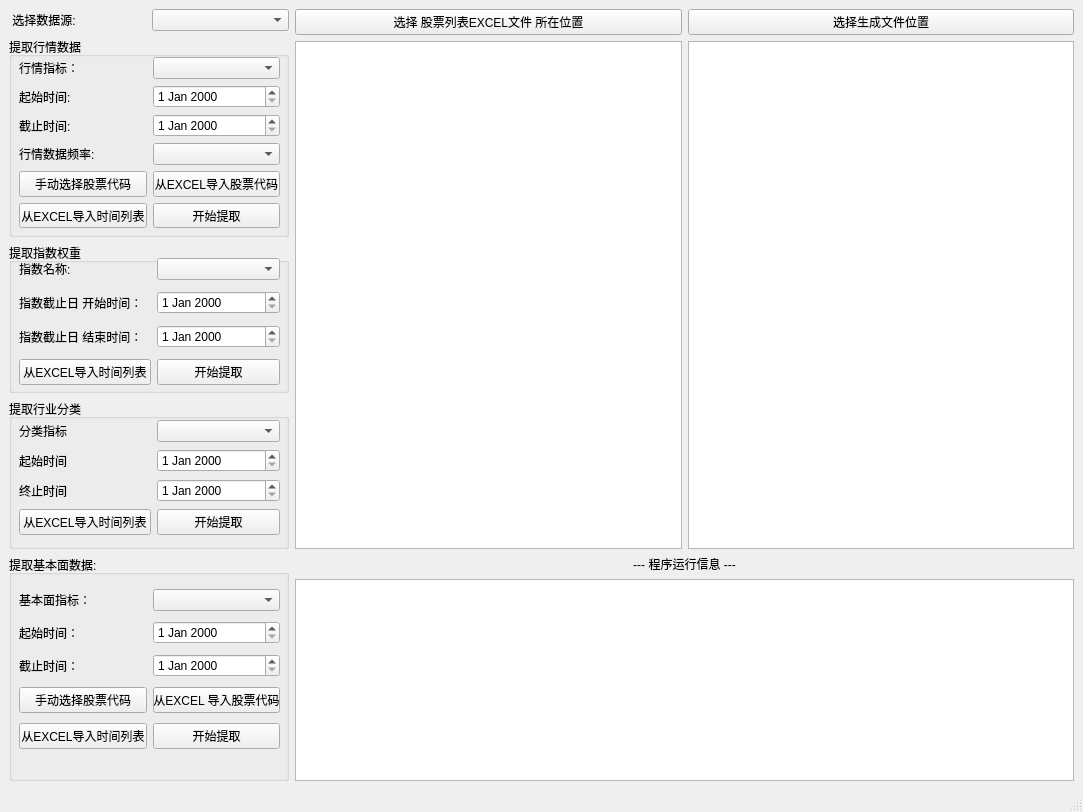
<?xml version="1.0" encoding="UTF-8"?>
<ui version="4.0">
 <class>ExtractDataForm</class>
 <widget class="QMainWindow" name="ExtractDataForm">
  <property name="geometry">
   <rect>
    <x>0</x>
    <y>0</y>
    <width>1083</width>
    <height>812</height>
   </rect>
  </property>
  <property name="windowTitle">
   <string>MainWindow</string>
  </property>
  <widget class="QWidget" name="centralwidget">
   <layout class="QGridLayout" name="gridLayout_6">
    <item row="0" column="0">
     <layout class="QHBoxLayout" name="horizontalLayout_5">
      <item>
       <widget class="QLabel" name="label_6">
        <property name="text">
         <string> 选择数据源: </string>
        </property>
       </widget>
      </item>
      <item>
       <widget class="QComboBox" name="chooseDataSource_comboBox"/>
      </item>
     </layout>
    </item>
    <item row="4" column="1">
     <layout class="QVBoxLayout" name="verticalLayout">
      <item>
       <widget class="QLabel" name="label_5">
        <property name="text">
         <string>--- 程序运行信息 ---</string>
        </property>
        <property name="alignment">
         <set>Qt::AlignCenter</set>
        </property>
       </widget>
      </item>
      <item>
       <widget class="QTableView" name="programInfo_Table"/>
      </item>
     </layout>
    </item>
    <item row="0" column="1" rowspan="4">
     <layout class="QGridLayout" name="gridLayout_2">
      <item row="0" column="1">
       <widget class="QPushButton" name="chooseDesFileDir_pushButton">
        <property name="text">
         <string>选择生成文件位置</string>
        </property>
       </widget>
      </item>
      <item row="0" column="0">
       <widget class="QPushButton" name="chooseOriFileDir_pushButton">
        <property name="text">
         <string>选择 股票列表EXCEL文件 所在位置</string>
        </property>
       </widget>
      </item>
      <item row="1" column="1">
       <widget class="QTableView" name="desFile_tableView"/>
      </item>
      <item row="1" column="0">
       <widget class="QTableView" name="oriFile_tableView"/>
      </item>
     </layout>
    </item>
    <item row="3" column="0">
     <widget class="QGroupBox" name="groupBox_3">
      <property name="minimumSize">
       <size>
        <width>250</width>
        <height>150</height>
       </size>
      </property>
      <property name="title">
       <string>提取行业分类</string>
      </property>
      <widget class="QWidget" name="">
       <property name="geometry">
        <rect>
         <x>10</x>
         <y>20</y>
         <width>261</width>
         <height>121</height>
        </rect>
       </property>
       <layout class="QGridLayout" name="gridLayout_4">
        <item row="0" column="0">
         <widget class="QLabel" name="label_10">
          <property name="text">
           <string>分类指标</string>
          </property>
         </widget>
        </item>
        <item row="1" column="0">
         <widget class="QLabel" name="label_11">
          <property name="text">
           <string>起始时间</string>
          </property>
         </widget>
        </item>
        <item row="2" column="0">
         <widget class="QLabel" name="label_12">
          <property name="text">
           <string>终止时间</string>
          </property>
         </widget>
        </item>
        <item row="3" column="2">
         <widget class="QPushButton" name="extractIndustryData_pushButton">
          <property name="text">
           <string>开始提取</string>
          </property>
         </widget>
        </item>
        <item row="0" column="2">
         <widget class="QComboBox" name="industry_comboBox"/>
        </item>
        <item row="1" column="2">
         <widget class="QDateEdit" name="industryStartDate_dateEdit"/>
        </item>
        <item row="2" column="2">
         <widget class="QDateEdit" name="industryEndDate_dateEdit"/>
        </item>
        <item row="3" column="0">
         <widget class="QPushButton" name="extractIndustryTimeList_pushButton">
          <property name="text">
           <string>从EXCEL导入时间列表</string>
          </property>
         </widget>
        </item>
       </layout>
      </widget>
      <zorder>layoutWidget</zorder>
      <zorder>layoutWidget</zorder>
      <zorder>layoutWidget</zorder>
      <zorder>layoutWidget</zorder>
      <zorder>groupBox_2</zorder>
     </widget>
    </item>
    <item row="2" column="0">
     <widget class="QGroupBox" name="groupBox_2">
      <property name="minimumSize">
       <size>
        <width>250</width>
        <height>150</height>
       </size>
      </property>
      <property name="title">
       <string>提取指数权重</string>
      </property>
      <widget class="QWidget" name="">
       <property name="geometry">
        <rect>
         <x>10</x>
         <y>10</y>
         <width>261</width>
         <height>141</height>
        </rect>
       </property>
       <layout class="QGridLayout" name="gridLayout_3">
        <item row="1" column="0">
         <widget class="QLabel" name="label_8">
          <property name="text">
           <string>指数截止日 开始时间：</string>
          </property>
         </widget>
        </item>
        <item row="2" column="0">
         <widget class="QLabel" name="label_9">
          <property name="text">
           <string>指数截止日 结束时间：</string>
          </property>
         </widget>
        </item>
        <item row="3" column="0">
         <widget class="QPushButton" name="extractWeightTimeList_pushButton">
          <property name="text">
           <string>从EXCEL导入时间列表</string>
          </property>
         </widget>
        </item>
        <item row="3" column="1" colspan="2">
         <widget class="QPushButton" name="extractWeightData_pushButton">
          <property name="text">
           <string>开始提取</string>
          </property>
         </widget>
        </item>
        <item row="1" column="1" colspan="2">
         <widget class="QDateEdit" name="indexStartDate_dateEdit"/>
        </item>
        <item row="2" column="1" colspan="2">
         <widget class="QDateEdit" name="indexEndDate_dateEdit"/>
        </item>
        <item row="0" column="0">
         <widget class="QLabel" name="label_7">
          <property name="text">
           <string>指数名称: </string>
          </property>
         </widget>
        </item>
        <item row="0" column="1" colspan="2">
         <widget class="QComboBox" name="indexCode_comboBox"/>
        </item>
       </layout>
      </widget>
     </widget>
    </item>
    <item row="1" column="0">
     <widget class="QGroupBox" name="groupBox">
      <property name="minimumSize">
       <size>
        <width>280</width>
        <height>200</height>
       </size>
      </property>
      <property name="maximumSize">
       <size>
        <width>16777215</width>
        <height>270</height>
       </size>
      </property>
      <property name="title">
       <string>提取行情数据</string>
      </property>
      <widget class="QWidget" name="">
       <property name="geometry">
        <rect>
         <x>10</x>
         <y>20</y>
         <width>261</width>
         <height>171</height>
        </rect>
       </property>
       <layout class="QGridLayout" name="gridLayout">
        <item row="0" column="0">
         <widget class="QLabel" name="label_4">
          <property name="text">
           <string>行情指标：</string>
          </property>
         </widget>
        </item>
        <item row="0" column="1">
         <widget class="QComboBox" name="keyValue_comboBox"/>
        </item>
        <item row="1" column="0">
         <widget class="QLabel" name="label_2">
          <property name="text">
           <string>起始时间: </string>
          </property>
         </widget>
        </item>
        <item row="1" column="1">
         <widget class="QDateEdit" name="startDate_dateEdit"/>
        </item>
        <item row="2" column="0">
         <widget class="QLabel" name="label_3">
          <property name="text">
           <string>截止时间:</string>
          </property>
         </widget>
        </item>
        <item row="2" column="1">
         <widget class="QDateEdit" name="endDate_dateEdit"/>
        </item>
        <item row="3" column="0">
         <widget class="QLabel" name="label">
          <property name="text">
           <string>行情数据频率: </string>
          </property>
         </widget>
        </item>
        <item row="3" column="1">
         <widget class="QComboBox" name="dataType_comboBox"/>
        </item>
        <item row="4" column="0">
         <widget class="QPushButton" name="chooseSecodeListFromTable_pushButton">
          <property name="text">
           <string>手动选择股票代码</string>
          </property>
         </widget>
        </item>
        <item row="4" column="1">
         <widget class="QPushButton" name="chooseSecodeListFromExcel_pushButton">
          <property name="text">
           <string>从EXCEL导入股票代码</string>
          </property>
         </widget>
        </item>
        <item row="5" column="0">
         <widget class="QPushButton" name="extractSecodeTimeList_pushButton">
          <property name="text">
           <string>从EXCEL导入时间列表</string>
          </property>
         </widget>
        </item>
        <item row="5" column="1">
         <widget class="QPushButton" name="extractMarketData_pushButton">
          <property name="text">
           <string>开始提取</string>
          </property>
         </widget>
        </item>
       </layout>
      </widget>
     </widget>
    </item>
    <item row="4" column="0">
     <widget class="QGroupBox" name="groupBox_4">
      <property name="minimumSize">
       <size>
        <width>250</width>
        <height>120</height>
       </size>
      </property>
      <property name="title">
       <string>提取基本面数据:</string>
      </property>
      <widget class="QWidget" name="">
       <property name="geometry">
        <rect>
         <x>10</x>
         <y>30</y>
         <width>261</width>
         <height>171</height>
        </rect>
       </property>
       <layout class="QGridLayout" name="gridLayout_5">
        <item row="0" column="0">
         <widget class="QLabel" name="label_14">
          <property name="text">
           <string>基本面指标：</string>
          </property>
         </widget>
        </item>
        <item row="0" column="1">
         <widget class="QComboBox" name="fundamentValue_comboBox"/>
        </item>
        <item row="1" column="0">
         <widget class="QLabel" name="label_16">
          <property name="text">
           <string>起始时间：</string>
          </property>
         </widget>
        </item>
        <item row="1" column="1">
         <widget class="QDateEdit" name="fundamentStart_dateEdit"/>
        </item>
        <item row="2" column="0">
         <widget class="QLabel" name="label_17">
          <property name="text">
           <string>截止时间：</string>
          </property>
         </widget>
        </item>
        <item row="2" column="1">
         <widget class="QDateEdit" name="fundamentEnd_dateEdit"/>
        </item>
        <item row="3" column="0">
         <widget class="QPushButton" name="chooseSecodeList_pushButton">
          <property name="text">
           <string>手动选择股票代码</string>
          </property>
         </widget>
        </item>
        <item row="3" column="1">
         <widget class="QPushButton" name="importSecodeList_pushButton">
          <property name="text">
           <string>从EXCEL 导入股票代码</string>
          </property>
         </widget>
        </item>
        <item row="4" column="0">
         <widget class="QPushButton" name="extractFundamentTimeList_pushButton">
          <property name="text">
           <string>从EXCEL导入时间列表</string>
          </property>
         </widget>
        </item>
        <item row="4" column="1">
         <widget class="QPushButton" name="startExtractFundament_pushButton">
          <property name="text">
           <string>开始提取</string>
          </property>
         </widget>
        </item>
       </layout>
      </widget>
      <zorder>layoutWidget</zorder>
      <zorder>layoutWidget</zorder>
      <zorder>layoutWidget</zorder>
      <zorder>layoutWidget</zorder>
      <zorder>layoutWidget</zorder>
      <zorder>groupBox_3</zorder>
     </widget>
    </item>
   </layout>
  </widget>
  <widget class="QMenuBar" name="menubar">
   <property name="geometry">
    <rect>
     <x>0</x>
     <y>0</y>
     <width>1083</width>
     <height>23</height>
    </rect>
   </property>
  </widget>
  <widget class="QStatusBar" name="statusbar"/>
 </widget>
 <resources/>
 <connections/>
</ui>
